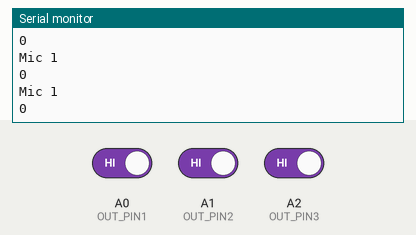
Bench run of a sketch on a simulated Arduino Uno, built with avr-gcc and run on an emulated ATmega328P. Parts: the last lines printed to the serial monitor. Inputs (shaded band) come from the test bench; at power-on: A0 (OUT_PIN1) HIGH, A1 (OUT_PIN2) HIGH, A2 (OUT_PIN3) HIGH.

Above: at 1.2 s.
1.3 s: A0 (OUT_PIN1) driven LOW
At 2.4 s:
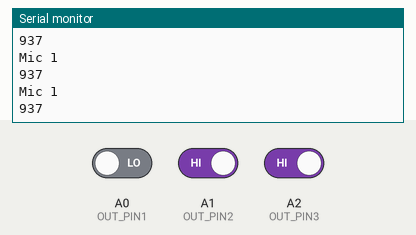
2.8 s: A1 (OUT_PIN2) driven LOW
4.3 s: A2 (OUT_PIN3) driven LOW
At 5.4 s:
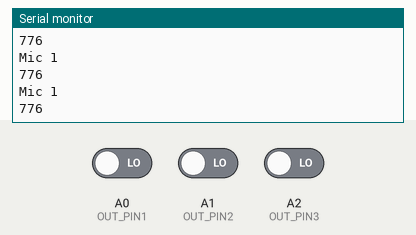
5.8 s: A2 (OUT_PIN3) driven HIGH
At 6.6 s:
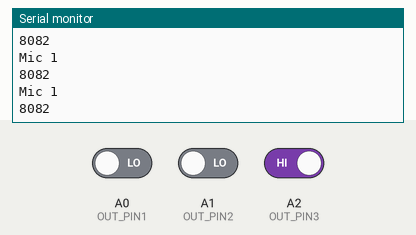
7.3 s: A0 (OUT_PIN1) driven HIGH
Timing chart, 0 to 9.8 s (numbered marks = the images above; inputs shaded):
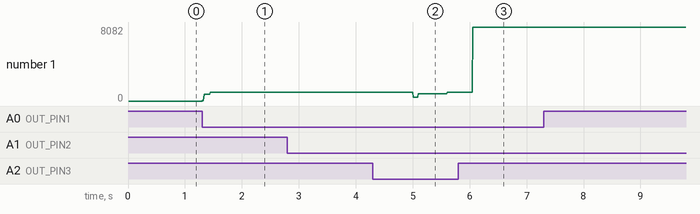

The sketch:

micComparison3.ino
```cpp
const int OUT_PIN1 = A0;
const int OUT_PIN2 = A1;
const int OUT_PIN3 = A2;
const int SAMPLE_TIME = 10;
unsigned long millisCurrent;
unsigned long millisLast = 0;
unsigned long millisElapsed = 0;

int sampleBufferValue1 = 0;
int maxSampleBufferValue1 = 0;
int sampleBufferValue2 =0;
int maxSampleBufferValue2 = 0;
int sampleBufferValue3 = 0;
int maxSampleBufferValue3 = 0;

unsigned long millisLast2 = 0;
unsigned long millisElapsed2 = 0;

int maxVal = 0;
const char* maxMic = "Mic 1";

void setup() {
  Serial.begin(115200);
}

void loop() {

  millisCurrent = millis();
  millisElapsed = millisCurrent - millisLast;

  millisElapsed2 = millisCurrent - millisLast2;


  if (digitalRead(OUT_PIN1) == LOW) {
    sampleBufferValue1++;
  }
  if (digitalRead(OUT_PIN2) == LOW) {
    sampleBufferValue2++;
  }
  if (digitalRead(OUT_PIN3) == LOW) {
    sampleBufferValue3++;
  }

  if (millisElapsed > SAMPLE_TIME) {

    if (sampleBufferValue1 > maxSampleBufferValue1){
          maxSampleBufferValue1 = sampleBufferValue1;
          //Serial.println("Mic 1: ");
          //Serial.println(maxSampleBufferValue1);
      }
    if (sampleBufferValue2 > maxSampleBufferValue2){
          maxSampleBufferValue2 = sampleBufferValue2;
          //Serial.println("Mic 2: ");
          //Serial.println(maxSampleBufferValue2);
      }
    if (sampleBufferValue3 > maxSampleBufferValue3){
          maxSampleBufferValue3 = sampleBufferValue3;
          //Serial.println("Mic 3: ");
          //Serial.println(maxSampleBufferValue3);
      }

    sampleBufferValue1 = 0;
    sampleBufferValue2 = 0;
    sampleBufferValue3 = 0;
    millisLast = millisCurrent;
    if (maxSampleBufferValue1 > maxVal) {
        maxVal = maxSampleBufferValue1;
          maxMic = "Mic 1";
    }
    if (maxSampleBufferValue2 > maxVal) {
        maxVal = maxSampleBufferValue2;
        maxMic = "Mic 2";
    }
    if (maxSampleBufferValue3 > maxVal) {
        maxVal = maxSampleBufferValue3;
        maxMic = "Mic 3";
  }

Serial.println(maxMic);
Serial.println(maxVal);
  }
  if (millisElapsed2 > 5000){
        maxSampleBufferValue1 = 0;
        maxSampleBufferValue2 = 0;
        maxSampleBufferValue3 = 0;
        millisLast2 = millisCurrent;
        maxVal = 0;
  }


}
```

Measured:
- after the input at 1.3 s, the serial monitor: prints a new line at once (image 1)
- after the input at 4.3 s, the serial monitor: prints a new line after 0.71 s (image 2)
- after the input at 5.8 s, the serial monitor: prints a new line after 0.26 s (image 3)
- plotted number 1: 0 → 937 after the input at 1.3 s, 937 → 8082 after the input at 5.8 s
